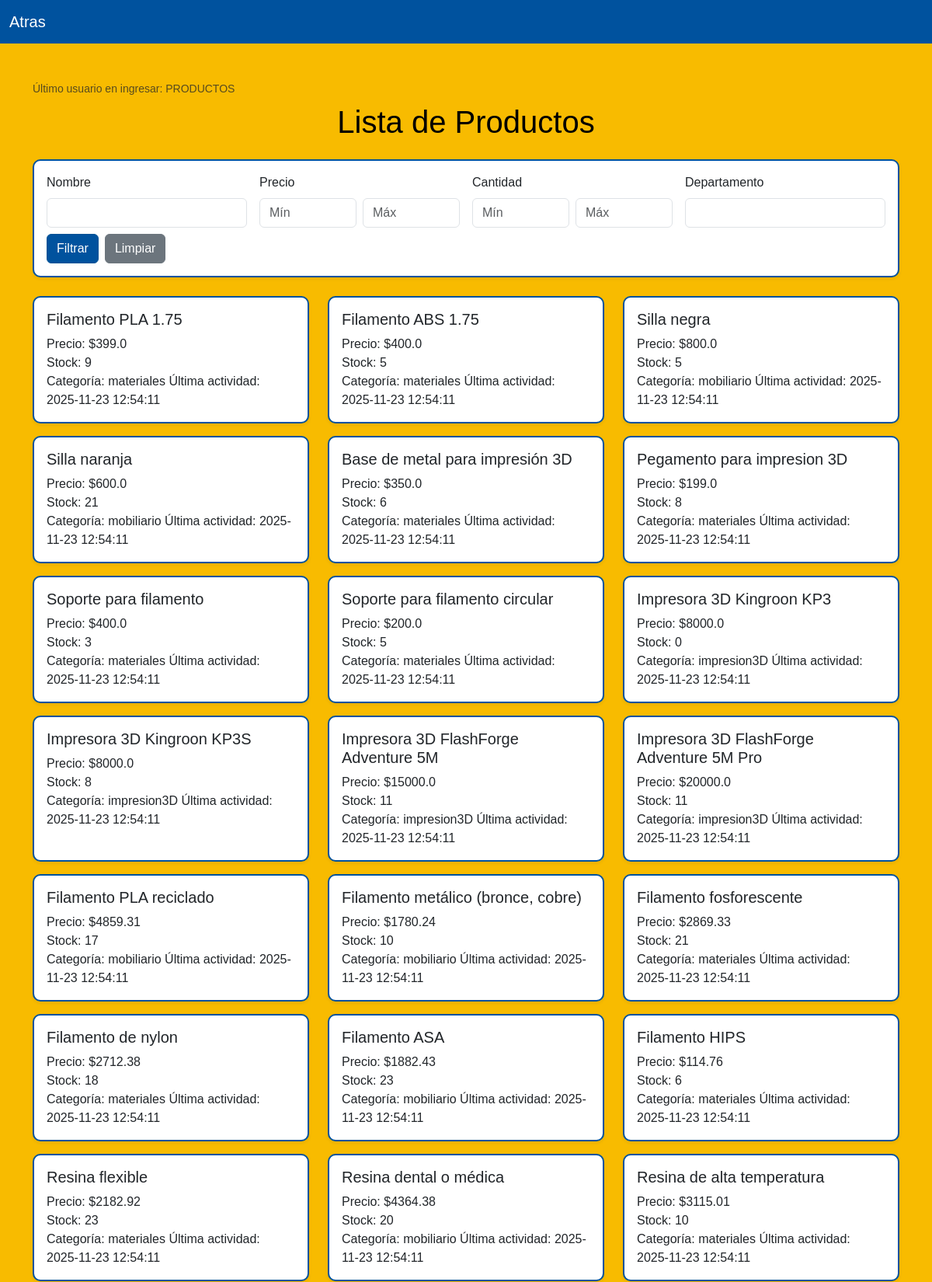
The page /productos (upper part) on the database its author committed.
### tables this page shows
CREATE TABLE usuarios (
        id INTEGER PRIMARY KEY AUTOINCREMENT,
        usuario TEXT NOT NULL,
        pass TEXT NOT NULL,
        cargo TEXT NOT NULL
    , fecha_hora_ultimo_inicio TEXT);

CREATE TABLE "productos" (
	"id"	INTEGER NOT NULL,
	"nombre"	TEXT NOT NULL,
	"precio"	REAL NOT NULL,
	"cantidad"	INTEGER NOT NULL,
	"departamento"	TEXT NOT NULL, almacen INTEGER, ultimo_usuario TEXT, ultima_modificacion TEXT, fecha_hora_creacion TEXT,
	PRIMARY KEY("id")
);

### login.py (the view)
@app.route('/productos')
def vista_productos():
    mensaje = ""
    filtro_nombre = request.args.get('nombre', '').strip()
    filtro_departamento = request.args.get('departamento', '').strip()
    filtro_precio_min = request.args.get('precio_min', '').strip()
    filtro_precio_max = request.args.get('precio_max', '').strip()
    filtro_cantidad_min = request.args.get('cantidad_min', '').strip()
    filtro_cantidad_max = request.args.get('cantidad_max', '').strip()
    try:
        conexion = sqlite3.connect('ConexionBD/InventarioBD_2.db')
        cursor = conexion.cursor()
        consulta = "SELECT * FROM productos WHERE 1=1"
        parametros = []
        if filtro_nombre:
            consulta += " AND nombre LIKE ?"
            parametros.append(f"%{filtro_nombre}%")
        if filtro_departamento:
            consulta += " AND departamento LIKE ?"
            parametros.append(f"%{filtro_departamento}%")
        if filtro_precio_min:
            consulta += " AND precio >= ?"
            parametros.append(float(filtro_precio_min))
        if filtro_precio_max:
            consulta += " AND precio <= ?"
            parametros.append(float(filtro_precio_max))
        if filtro_cantidad_min:
            consulta += " AND cantidad >= ?"
            parametros.append(int(filtro_cantidad_min))
        if filtro_cantidad_max:
            consulta += " AND cantidad <= ?"
            parametros.append(int(filtro_cantidad_max))
        cursor.execute(consulta, parametros)
        productos = cursor.fetchall()
        try:
            cursor.execute(
                "SELECT usuario FROM usuarios ORDER BY fecha_hora_ultimo_inicio DESC LIMIT 1")
            resultado_usuario = cursor.fetchone()
            if resultado_usuario:
                ultimo_usuario = resultado_usuario[0]
            else:
                ultimo_usuario = ""
        except sqlite3.Error:
            ultimo_usuario = ""
        if len(productos) > 0:
            ultima_modificacion = productos[0][-1]  # Última columna
        else:
            ultima_modificacion = ""
            conexion.close()
            mensaje = "Conexión a la BD - Productos exitosa"
    except sqlite3.Error as e:
        productos = []
        ultimo_usuario = ""
        ultima_modificacion = ""
        mensaje = f"Error al conectar a la BD - Productos: {e}"
    return render_template('productos.html',
                           productos=productos,
                           mensaje=mensaje,
                           ultimo_usuario=ultimo_usuario,
                           ultima_modificacion=ultima_modificacion,
                           cargo=session.get('cargo'))

### templates/productos.html (shortened to what this page needs)
<!DOCTYPE html>
<html lang="es">
<head>
    <link href="https://cdn.jsdelivr.net/npm/bootstrap@5.3.3/dist/css/bootstrap.min.css" rel="stylesheet">
    <link rel="stylesheet" href="{{ url_for('static', filename='css/invmx.css') }}">
</head>
<body>
    <nav class="navbar navbar-expand-lg navbar">
        <div class="container-fluid">
            <a class="navbar-brand" href="{{ url_for('home') }}">Atras</a>
        </div>
    </nav>
    <div class="container py-5">
        <div class="mb-2 text-start text-muted small">
            Último usuario en ingresar: {{ ultimo_usuario }} <br>
        </div>
        <h1 class="mb-4 text-center">Lista de Productos</h1>
        <form method="GET" action="{{ url_for('vista_productos') }}" class="mb-4 card p-3 shadow-sm">
            <div class="row g-3 align-items-end">
                <div class="col-md-3">
                    <label for="filtro_nombre" class="form-label">Nombre</label>
                    <input type="text" id="filtro_nombre" name="nombre" class="form-control"
                        value="{{ request.args.get('nombre', '') }}">
                </div>
                <div class="col-md-3">
                    <label class="form-label">Precio</label>
                    <div class="d-flex gap-2">
                        <input type="number" name="precio_min" class="form-control" placeholder="Mín"
                            value="{{ request.args.get('precio_min', '') }}">
                        <input type="number" name="precio_max" class="form-control" placeholder="Máx"
                            value="{{ request.args.get('precio_max', '') }}">
                    </div>
                </div>
                <div class="col-md-3">
                    <label class="form-label">Cantidad</label>
                    <div class="d-flex gap-2">
                        <input type="number" name="cantidad_min" class="form-control" placeholder="Mín"
                            value="{{ request.args.get('cantidad_min', '') }}">
                        <input type="number" name="cantidad_max" class="form-control" placeholder="Máx"
                            value="{{ request.args.get('cantidad_max', '') }}">
                    </div>
                </div>
                <div class="col-md-3">
                    <label for="filtro_departamento" class="form-label">Departamento</label>
                    <input type="text" id="filtro_departamento" name="departamento" class="form-control"
                        value="{{ request.args.get('departamento', '') }}">
                </div>
                <div class="col-12 mt-2 d-flex gap-2">
                    <button type="submit" class="btn btn-primary">Filtrar</button>
                    <a href="{{ url_for('vista_productos') }}" class="btn btn-secondary">Limpiar</a>
                </div>
            </div>
        </form>
        <div class="row">
            {% for producto in productos %}
            <div class="col-md-4 mb-3">
                <div class="card h-100 shadow-sm">
                    <div class="card-body">
                        <h5 class="card-title">{{ producto[1] }}</h5>
                        <p class="card-text">
                            Precio: ${{ producto[2] }} <br>
                            Stock: {{ producto[3] }} <br>
                            Categoría: {{ producto[4] }}
                            Última actividad: {{ producto[7] or fecha_actual }}
                        </p>
                    </div>
                </div>
            </div>
            {% endfor %}
        </div>
    </div>
</body>
</html>

### static/css/invmx.css (style rules this page uses)
:root { --azul-unison: #00529e; --azul-oscuro-unison: #015294; --dorado-unison: #f8bb00; --dorado-oscuro-unison: #d99e30; --texto-claro: #ffffff; --fondo-claro: #f8bb00; }
body { background-color: var(--fondo-claro) !important; color: #000 !important; font-family: Arial, sans-serif; }
.navbar { background-color: var(--azul-unison); color: var(--texto-claro); }
.navbar a { color: var(--texto-claro); text-decoration: none; }
.btn-primary { background-color: var(--azul-unison); border-color: var(--azul-oscuro-unison); color: var(--texto-claro); }
.card { border: 2px solid var(--azul-unison); border-radius: 10px; }
input, select, textarea { border: 1px solid var(--azul-unison); border-radius: 5px; }

### rows shown on the page
usuarios: usuario "PRODUCTOS"
productos: nombre "Filamento PLA 1.75", precio "399.0", cantidad "9", departamento "materiales", ultima_modificacion "2025-11-23 12:54:11"
productos: nombre "Filamento ABS 1.75", precio "400.0", cantidad "5", departamento "materiales", ultima_modificacion "2025-11-23 12:54:11"
productos: nombre "Silla negra", precio "800.0", cantidad "5", departamento "mobiliario", ultima_modificacion "2025-11-23 12:54:11"
productos: nombre "Silla naranja", precio "600.0", cantidad "21", departamento "mobiliario", ultima_modificacion "2025-11-23 12:54:11"
productos: nombre "Base de metal para impresión 3D", precio "350.0", cantidad "6", departamento "materiales", ultima_modificacion "2025-11-23 12:54:11"
productos: nombre "Pegamento para impresion 3D", precio "199.0", cantidad "8", departamento "materiales", ultima_modificacion "2025-11-23 12:54:11"
productos: nombre "Soporte para filamento", precio "400.0", cantidad "3", departamento "materiales", ultima_modificacion "2025-11-23 12:54:11"
productos: nombre "Soporte para filamento circular", precio "200.0", cantidad "5", departamento "materiales", ultima_modificacion "2025-11-23 12:54:11"
productos: nombre "Impresora 3D Kingroon KP3", precio "8000.0", cantidad "0", departamento "impresion3D", ultima_modificacion "2025-11-23 12:54:11"
productos: nombre "Impresora 3D Kingroon KP3S", precio "8000.0", cantidad "8", departamento "impresion3D", ultima_modificacion "2025-11-23 12:54:11"
productos: nombre "Impresora 3D FlashForge Adventure 5M", precio "15000.0", cantidad "11", departamento "impresion3D", ultima_modificacion "2025-11-23 12:54:11"
productos: nombre "Impresora 3D FlashForge Adventure 5M Pro", precio "20000.0", cantidad "11", departamento "impresion3D", ultima_modificacion "2025-11-23 12:54:11"
productos: nombre "Filamento PLA reciclado", precio "4859.31", cantidad "17", departamento "mobiliario", ultima_modificacion "2025-11-23 12:54:11"
productos: nombre "Filamento metálico (bronce, cobre)", precio "1780.24", cantidad "10", departamento "mobiliario", ultima_modificacion "2025-11-23 12:54:11"
productos: nombre "Filamento fosforescente", precio "2869.33", cantidad "21", departamento "materiales", ultima_modificacion "2025-11-23 12:54:11"
productos: nombre "Filamento de nylon", precio "2712.38", cantidad "18", departamento "materiales", ultima_modificacion "2025-11-23 12:54:11"
productos: nombre "Filamento ASA", precio "1882.43", cantidad "23", departamento "mobiliario", ultima_modificacion "2025-11-23 12:54:11"
productos: nombre "Filamento HIPS", precio "114.76", cantidad "6", departamento "materiales", ultima_modificacion "2025-11-23 12:54:11"
productos: nombre "Resina flexible", precio "2182.92", cantidad "23", departamento "materiales", ultima_modificacion "2025-11-23 12:54:11"
productos: nombre "Resina dental o médica", precio "4364.38", cantidad "20", departamento "mobiliario", ultima_modificacion "2025-11-23 12:54:11"
productos: nombre "Resina de alta temperatura", precio "3115.01", cantidad "10", departamento "materiales", ultima_modificacion "2025-11-23 12:54:11"
